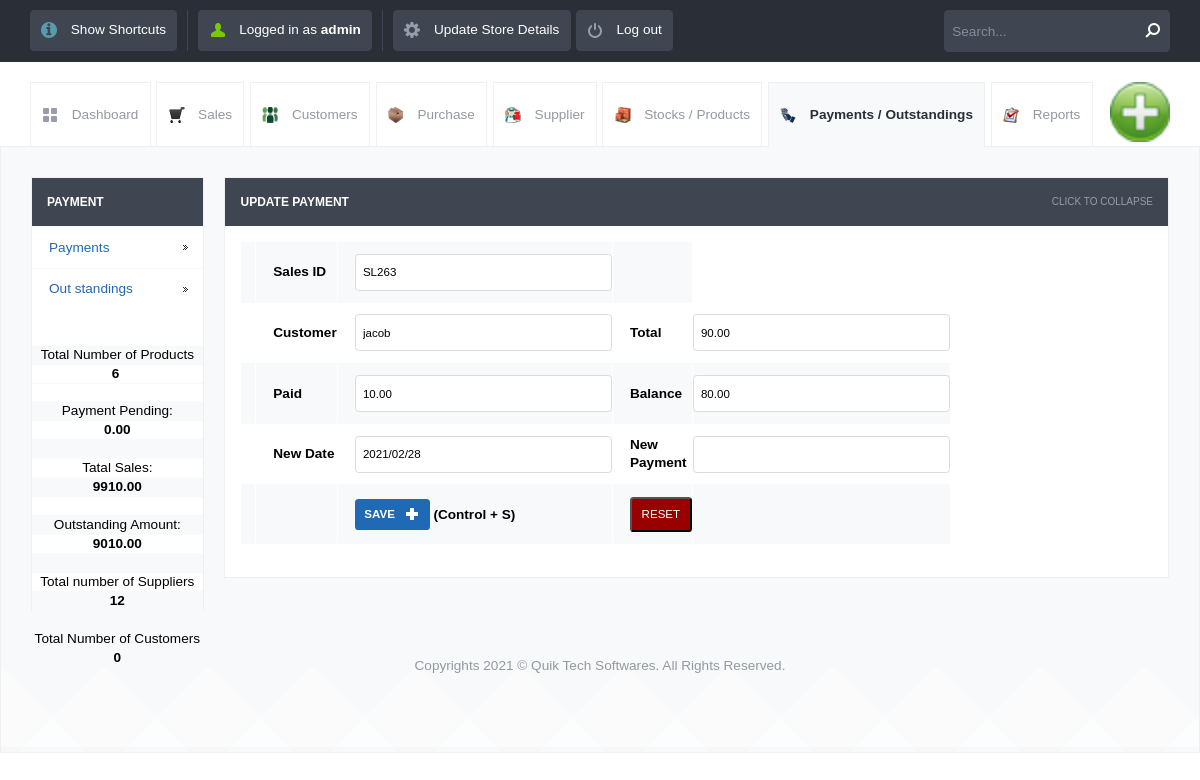
The app's page /update_payment.php?sid=SL263&table=stock_entries&return=view_payments.php (signed in) with its own data.
### tables this page shows
CREATE TABLE `stock_sales` (
  `id` int(10) UNSIGNED NOT NULL,
  `transactionid` varchar(250) NOT NULL,
  `transidnumber` int(11) NOT NULL,
  `stock_name` varchar(200) NOT NULL,
  `category` varchar(120) NOT NULL,
  `supplier_name` varchar(200) NOT NULL,
  `selling_price` decimal(10,2) NOT NULL,
  `quantity` decimal(10,2) NOT NULL,
  `amount` decimal(10,2) NOT NULL,
  `date` date NOT NULL,
  `username` varchar(120) NOT NULL,
  `customer_id` varchar(120) NOT NULL,
  `subtotal` decimal(10,2) NOT NULL,
  `payment` decimal(10,2) NOT NULL,
  `balance` decimal(10,2) NOT NULL,
  `discount` decimal(10,0) NOT NULL,
  `tax` decimal(10,0) NOT NULL,
  `tax_dis` varchar(100) NOT NULL,
  `dis_amount` decimal(10,0) NOT NULL,
  `grand_total` decimal(10,0) NOT NULL,
  `due` date NOT NULL,
  `mode` varchar(250) NOT NULL,
  `description` varchar(500) NOT NULL,
  `count1` int(11) NOT NULL,
  `billnumber` varchar(120) NOT NULL
);

### config.php (called while the page is built)
<?php $config["database"] = "posnic"; $config["host"]= "localhost";$config["username"]= "root"; $config["password"]= "";?>

### lib/db.class.php (called while the page is built, shortened)
<?php
  class DB
  {
    function DB($base, $server, $user, $pass)
    {
      $this->connection = FALSE;
      $this->connection = mysqli_connect($server, $user, $pass, $base);
    }
    function queryUniqueObject($query, $debug = -1)
    {
      $query = "$query LIMIT 1";
      $result = mysqli_query($this->connection,$query) or $this->debugAndDie($query);
      return mysqli_fetch_object($result);
    }
    function queryUniqueValue($query, $debug = -1)
    {
      $query = "$query LIMIT 1";
      $result = mysqli_query($this->connection,$query) or $this->debugAndDie($query);
      $line = mysqli_fetch_row($result);
      return $line[0];
    }
    function countOfAll($table)
    {
      return $this->queryUniqueValue("SELECT COUNT(*) FROM `$table`");
    }
    function getMicroTime()
    {
      list($msec, $sec) = explode(' ', microtime());
      return floor($sec / 1000) + $msec;
    }
  }
?>

### init.php (called while the page is built, shortened)
<?php
include("lib/db.class.php");
$db = new DB($config['database'], $config['host'], $config['username'], $config['password']);
?>

### update_payment.php (the view, shortened to what this page needs)
<?php
include_once("init.php");
?>
<!DOCTYPE html>
<html lang="en">
<head>
    <link rel="stylesheet" href="css/style.css">
    <link rel="stylesheet" href="js/date_pic/date_input.css">
    <?php include_once("tpl/common_js.php"); ?>
</head>
<body>
<?php include_once("tpl/top_bar.php"); ?>
<div id="header-with-tabs">
    <div class="page-full-width cf">
        <ul id="tabs" class="fl">
            <li><a href="dashboard.php" class="dashboard-tab">Dashboard</a></li>
            <li><a href="view_sales.php" class="sales-tab">Sales</a></li>
            <li><a href="view_customers.php" class=" customers-tab">Customers</a></li>
            <li><a href="view_purchase.php" class="purchase-tab">Purchase</a></li>
            <li><a href="view_supplier.php" class=" supplier-tab">Supplier</a></li>
            <li><a href="view_product.php" class="stock-tab">Stocks / Products</a></li>
            <li><a href="view_payments.php" class="active-tab payment-tab">Payments / Outstandings</a></li>
            <li><a href="view_report.php" class="report-tab">Reports</a></li>
        </ul>
        <a href="#" id="company-branding-small" class="fr"><img src="<?php if (isset($_SESSION['logo'])) {
                echo "upload/" . $_SESSION['logo'];
            } else {
                echo "upload/posnic.png";
            } ?>" alt="Point of Sale"/></a>
    </div>
</div>
<div id="content">
    <div class="page-full-width cf">
        <div class="side-menu fl">
            <h3>Payment</h3>
            <ul>
                <li><a href="view_payments.php">Payments</a></li>
                <li><a href="view_out_standing.php">Out standings</a></li>
            </ul>
            <div style="width: auto;height: 300px;background: #ffffff">
                <br><br>
                <table>
                    <tr>
                        <td width="183">Total Number of Products</td>
                    </tr>
                    <tr>
                        <td width="84"><strong><?php echo $count = $db->countOfAll("stock_avail"); ?>&nbsp;</strong>
                        </td>
                    </tr>
                    <tr>
                    <tr>
                        <td>&nbsp;</td>
                    </tr>
                    <tr>
                        <td width="110">Payment Pending:</td>
                    </tr>
                    <tr>
                        <td width="110"><strong><?php
                                echo $db->queryUniqueValue("select sum(balance) FROM  stock_entries where count1=1 and type='entry'");
                                ?></strong></td>
                    </tr>
                    <tr>
                        <td>&nbsp;</td>
                    </tr>
                    <tr>
                        <td>Tatal Sales:</td>
                    </tr>
                    <tr>
                        <td>
                            <strong><?php echo $age = $db->queryUniqueValue("SELECT sum(subtotal) FROM stock_sales where count1=1 "); ?></strong>
                        </td>
                    </tr>
                    <tr>
                        <td>&nbsp;</td>
                    </tr>
                    <tr>
                        <td>Outstanding Amount:</td>
                    </tr>
                    <tr>
                        <td>
                            <strong><?php echo $db->queryUniqueValue("select sum(balance) FROM  stock_sales where count1=1 ");
                                ?></strong></td>
                    </tr>
                    <tr>
                        <td>&nbsp;</td>
                    </tr>
                    <tr>
                        <td>Total number of Suppliers</td>
                    </tr>
                    <tr>
                        <td><strong><?php echo $count = $db->countOfAll("supplier_details"); ?></strong></td>
                    </tr>
                    <tr>
                        <td>&nbsp;</td>
                    </tr>
                    <tr>
                        <td>Total Number of Customers</td>
                    </tr>
                    <tr>
                        <td><strong><?php echo $count = $db->countOfAll("customer_details"); ?></strong></td>
                    </tr>
                </table>
                <br><br>
            </div>
        </div>
        <div class="side-content fr">
            <div class="content-module">
                <div class="content-module-heading cf">
                    <h3 class="fl">Update Payment</h3>
                    <span class="fr expand-collapse-text">Click to collapse</span>
                </div>
                <div class="content-module-main cf">
                    <form name="form1" method="post" id="form1" action="">
                        <table class="form" border="0" cellspacing="0" cellpadding="0">
                            <?php
                            if (isset($_GET['sid']))
                                $id = $_GET['sid'];
                            $line = $db->queryUniqueObject("SELECT * FROM stock_sales WHERE transactionid='$id'");
                            ?>
                            <form name="form1" method="post" id="form1" action="">
                                <tr>
                                    <td>&nbsp;</td>
                                    <td>Sales ID</td>
                                    <td><input name="stock_id" type="text" readonly="readonly" readonly="readonly"
                                               id="stockid" maxlength="200" class="round default-width-input"
                                               value="<?php echo $line->transactionid; ?> "/>
                                    </td>
                                    <td>&nbsp;</td>
                                </tr>
                                <tr>
                                    <td>&nbsp;</td>
                                    <td>Customer</td>
                                    <td><input name="customer" type="text" id="customer" maxlength="200"
                                               readonly="readonly" class="round default-width-input"
                                               value="<?php echo $line->customer_id; ?> "/></td>
                                    <td>Total</td>
                                    <td><input name="total" type="text" id="tatal" maxlength="20" readonly="readonly"
                                               class="round default-width-input"
                                               value="<?php echo $line->subtotal; ?>"/></td>
                                </tr>
                                <tr>
                                    <td>&nbsp;</td>
                                    <td>Paid</td>
                                    <td><input name="paid" type="text" id="paid" maxlength="20" readonly="readonly"
                                               class="round default-width-input"
                                               value="<?php echo $line->payment; ?>"
                                               onkeypress="return numbersonly(event)"/></td>
                                    <td>Balance</td>
                                    <td><input name="balance" type="text" id="balance" readonly="readonly"
                                               maxlength="20" class="round default-width-input"
                                               value="<?php echo $line->balance; ?>"
                                               onkeypress="return numbersonly(event)"/></td>
                                </tr>
                                <tr>
                                    <td></td>
                                    <td>New Date</td>
                                    <td><input name="date" type="text" id="test1" maxlength="20"
                                               class="round default-width-input"
                                               value="<?php echo date("Y/m/d") ?>"/></td>
                                    <td>New Payment</td>
                                    <td><input name="new_payment" id="new_payment" type="text"
                                               onkeypress="return numbersonly(event)" maxlength="20"
                                               onkeyup="change_balance()" class="round default-width-input"
                                            /></td>
                                </tr>
                                <tr>
                                    <td>&nbsp;</td>
                                    <td>&nbsp;</td>
                                    <td>
                                        <input class="button round blue image-right ic-add text-upper" type="submit"
                                               name="Submit" value="Save">
                                        (Control + S)
                                    </td>
                                    <td align="right"><input class="button round red   text-upper" type="reset"
                                                             name="Reset" value="Reset">
                                    </td>
                                    <td>&nbsp;</td>
                                </tr>
                        </table>
                    </form>
                </div>
            </div>
        </div>
    </div>
    <div id="footer">
        <p>Copyrights 2021 © Quik Tech Softwares. All Rights Reserved.
        </p>
    </div>
</body>
</html>

### records on screen
stock_sales: stock_id "SL263", customer "jacob", total "90.00", paid "10.00", balance "80.00"

### other values on screen
$POSNIC['username'] "admin"
$count = $db->countOfAll("stock_avail") "6"
$count = $db->countOfAll("supplier_details") "12"
$count = $db->countOfAll("customer_details") "0"
